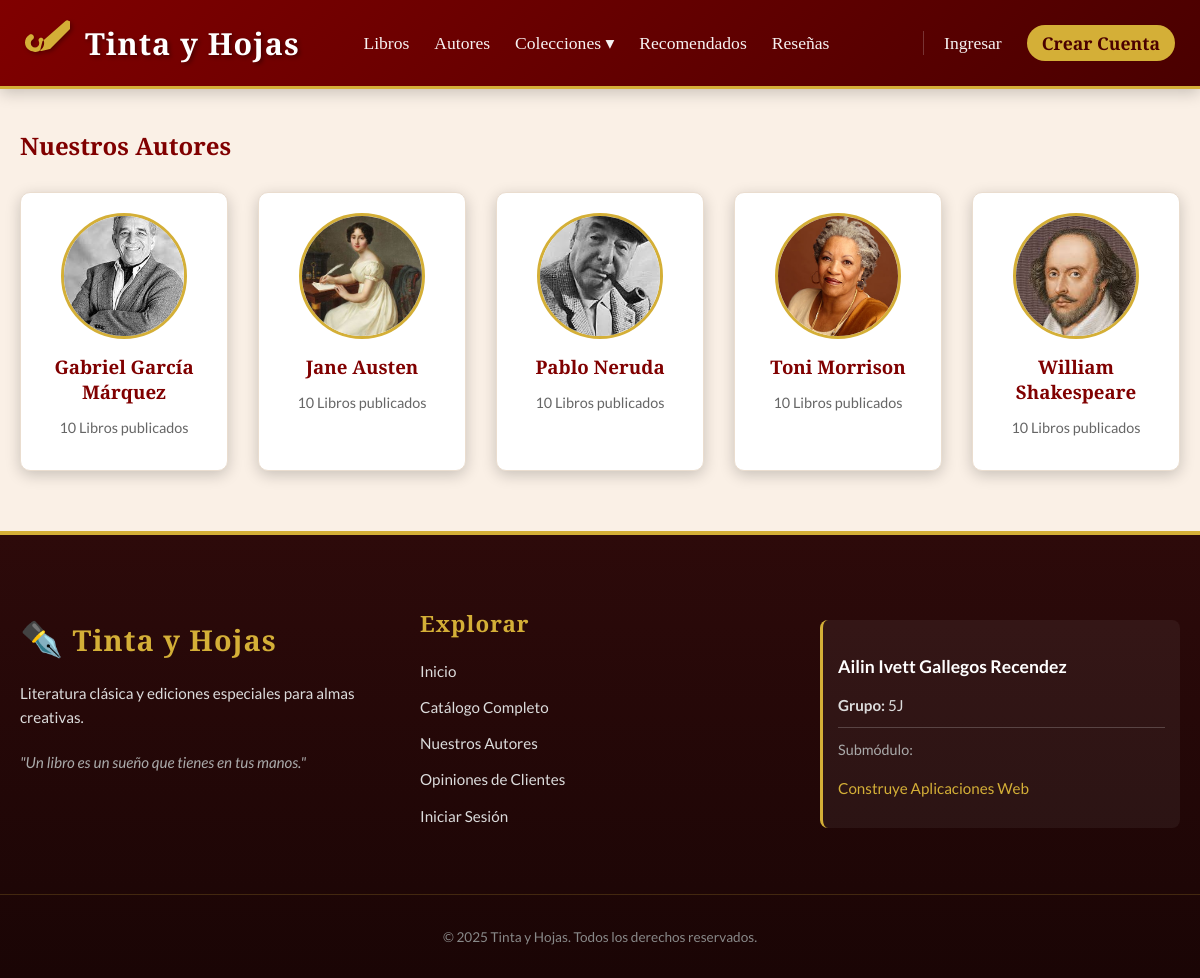
The page /autores/ on the database its author committed.
### tienda/models.py (models this page shows, shortened)
class Autor(models.Model):
    nombre = models.CharField(max_length=100, verbose_name="Nombre Completo")
    foto = models.ImageField(upload_to='autores/', verbose_name="Foto del Autor", null=True, blank=True)
    biografia = models.TextField(verbose_name="Biografía", blank=True)

### tienda/views.py (the view)
# urls.py: path('autores/', views.lista_autores, name='lista_autores'),
def lista_autores(request):
    autores = Autor.objects.all().order_by('nombre')
    return render(request, 'tienda/autores.html', {'autores': autores})

### tienda/context_processors.py (called while the page is built)
def menu_colecciones(request):
    return {'colecciones_menu': Coleccion.objects.all()}

### tienda/templates/tienda/autores.html (shortened to what this page needs)
{% extends 'tienda/base.html' %}
{% block content %}
<div style="display: flex; justify-content: space-between; align-items: center; margin-bottom: 30px;">
    <h2 style="color: #800000; margin: 0;">Nuestros Autores</h2>
</div>
<div style="display: grid; grid-template-columns: repeat(auto-fill, minmax(200px, 1fr)); gap: 30px;">
    {% for autor in autores %}
    <div class="card" style="text-align: center; padding: 20px; transition: transform 0.3s;">
        <a href="{% url 'detalle_autor' autor.id %}" style="text-decoration: none; color: inherit;">
            <div style="width: 120px; height: 120px; margin: 0 auto 15px; border-radius: 50%; overflow: hidden; border: 3px solid #D4AF37;">
                {% if autor.foto %}
                    <img src="{{ autor.foto.url }}" style="width: 100%; height: 100%; object-fit: cover;">
                {% else %}
                    <div style="width: 100%; height: 100%; background: #ddd; display: flex; align-items: center; justify-content: center; font-size: 2rem;">✒️</div>
                {% endif %}
            </div>
            <h3 style="margin: 10px 0; color: #800000;">{{ autor.nombre }}</h3>
            <p style="color: #666; font-size: 0.9rem;">{{ autor.libros.count }} Libros publicados</p>
        </a>
    </div>
    {% empty %}
    <p>No hay autores registrados.</p>
    {% endfor %}
</div>
{% endblock %}

### tienda/templates/tienda/base.html (shortened to what this page needs)
{% load static %}
<!DOCTYPE html>
<html lang="es">
<head>
</head>
<body>
    <header>
        <nav>
            <a href="{% url 'index' %}" class="logo-container">
                <div class="logo-icon">
                </div>
                <span class="logo-text">Tinta y Hojas</span>
            </a>
            <ul class="nav-links">
                <li><a href="{% url 'catalogo' %}">Libros</a></li>
                <li><a href="{% url 'lista_autores' %}">Autores</a></li>
                <li class="dropdown">
                    <a href="{% url 'lista_generos' %}" style="cursor: pointer;">Colecciones ▾</a>
                </li>
                <li><a href="{% url 'catalogo' %}?recomendados=true">Recomendados</a></li>
                <li><a href="{% url 'resenas' %}">Reseñas</a></li>
            </ul>
            <ul class="nav-links" style="margin-left: 30px; padding-left: 20px; border-left: 1px solid rgba(255,255,255,0.2);">
                {% if user.is_authenticated %}
                    {% if user.is_staff %}
                        <li>
                            <a href="{% url 'dashboard_admin' %}" title="Panel de Administración" style="color: var(--accent-color);">
                                🛠️
                            </a>
                        </li>
                    {% endif %}
                    <li>
                        <a href="{% url 'ver_carrito' %}" title="Ver Carrito">
                            🛒
                        </a>
                    </li>
                    <li class="dropdown">
                        <a href="#" style="font-size: 0.9rem;">Hola, {{ user.username }} ▾</a>
                        <div class="dropdown-content user-dropdown">
                            <a href="{% url 'mi_perfil' %}">👤 Mi Cuenta</a>
                            <a href="{% url 'logout' %}" style="color: #dc3545 !important;">🚪 Cerrar Sesión</a>
                        </div>
                    </li>
                {% else %}
                    <li><a href="{% url 'login' %}">Ingresar</a></li>
                    <li><a href="{% url 'registro' %}" style="background-color: var(--accent-color); color: #4a0000 !important; padding: 6px 15px; border-radius: 20px; font-weight: bold;">Crear Cuenta</a></li>
                {% endif %}
            </ul>
        </nav>
    </header>
    <main>
        {% block content %}
        {% endblock %}
    </main>
    <footer>
        <div class="footer-container">
            <div class="footer-section">
                <h3 style="font-size: 1.8rem;">
                    <span style="font-size: 1.2em;">✒️</span> Tinta y Hojas
                </h3>
                <p>
                    Literatura clásica y ediciones especiales para almas creativas.
                </p>
                <p style="margin-top: 20px; font-style: italic; color: #aaa;">
                    "Un libro es un sueño que tienes en tus manos."
                </p>
            </div>
            <div class="footer-section">
                <h3>Explorar</h3>
                <ul style="list-style: none; padding: 0;">
                    <li><a href="{% url 'index' %}">Inicio</a></li>
                    <li><a href="{% url 'catalogo' %}">Catálogo Completo</a></li>
                    <li><a href="{% url 'lista_autores' %}">Nuestros Autores</a></li>
                    <li><a href="{% url 'resenas' %}">Opiniones de Clientes</a></li>
                    {% if user.is_authenticated %}
                        <li><a href="{% url 'mi_perfil' %}">Mi Cuenta</a></li>
                    {% else %}
                        <li><a href="{% url 'login' %}">Iniciar Sesión</a></li>
                    {% endif %}
                </ul>
            </div>
            <div class="footer-section">
                <div class="student-info" style="margin-top: 35px;">
                    <p style="font-weight: bold; font-size: 1.1rem; color: #fff;">
                        Ailin Ivett Gallegos Recendez
                    </p>
                    <p style="margin: 5px 0;">
                        <strong>Grupo:</strong> 5J
                    </p>
                    <hr style="border: 0; border-top: 1px solid rgba(255,255,255,0.2); margin: 10px 0;">
                    <p style="margin: 0; font-size: 0.9rem; color: #aaa;">Submódulo:</p>
                    <p style="color: var(--accent-color);">
                        Construye Aplicaciones Web
                    </p>
                </div>
            </div>
        </div>
        <div class="footer-bottom">
            <p>&copy; 2025 Tinta y Hojas. Todos los derechos reservados.</p>
        </div>
    </footer>
</body>
</html>

### tienda/templates/tienda/base.html (style rules this page uses)
:root { --primary-color: #6d071a; --primary-gradient: linear-gradient(135deg, #800000 0%, #4a0000 100%); --secondary-color: #FAF0E6; --accent-color: #D4AF37; --text-color: #2c2c2c; --white: #ffffff; --shadow: 0 4px 15px rgba(0,0,0,0.2); }
body { font-family: 'Lato', sans-serif; background-color: var(--secondary-color); color: var(--text-color); margin: 0; padding: 0; display: flex; flex-direction: column; min-height: 100vh; }
header { background: var(--primary-gradient); padding: 1.2rem 0; box-shadow: var(--shadow); position: sticky; top: 0; z-index: 1000; border-bottom: 3px solid var(--accent-color); }
nav { display: flex; justify-content: space-between; align-items: center; max-width: 1200px; margin: 0 auto; padding: 0 25px; }
.logo-container { display: flex; align-items: center; gap: 15px; text-decoration: none; }
.logo-text { font-family: 'Cinzel Decorative', cursive; font-size: 1.9rem; color: var(--white); letter-spacing: 1px; text-shadow: 2px 2px 4px rgba(0,0,0,0.4); font-weight: 700; }
.logo-icon svg { fill: var(--accent-color); height: 45px; width: 45px; filter: drop-shadow(2px 2px 2px rgba(0,0,0,0.3)); }
.nav-links { list-style: none; display: flex; gap: 25px; align-items: center; margin: 0; padding: 0; }
.nav-links a { color: rgba(255,255,255,0.95); text-decoration: none; font-family: 'Playfair Display', serif; font-size: 1.1rem; font-weight: 500; position: relative; transition: color 0.3s; padding: 5px 0; }
.nav-links a::after { content: ''; position: absolute; width: 0; height: 2px; bottom: 0; left: 0; background-color: var(--accent-color); transition: width 0.3s ease; }
.dropdown { position: relative; }
.dropdown::after { content: ''; position: absolute; height: 20px; width: 100%; bottom: -20px; left: 0; }
main { flex: 1; max-width: 1200px; width: 100%; margin: 40px auto; padding: 0 20px; box-sizing: border-box; }
h1, h2, h3 { color: var(--primary-color); font-family: 'Playfair Display', serif; }
.card { background: var(--white); padding: 25px; border-radius: 10px; box-shadow: var(--shadow); border: 1px solid #eaddcf; margin-bottom: 20px; }
footer { background: linear-gradient(to top, #1a0505, #2d0a0a); color: #dcdcdc; padding-top: 50px; padding-bottom: 20px; margin-top: auto; border-top: 4px solid var(--accent-color); font-family: 'Lato', sans-serif; }
.footer-container { max-width: 1200px; margin: 0 auto; padding: 0 20px; display: grid; grid-template-columns: repeat(auto-fit, minmax(250px, 1fr)); gap: 40px; }
.footer-section h3 { font-family: 'Cinzel Decorative', cursive; color: var(--accent-color); font-size: 1.4rem; margin-bottom: 20px; letter-spacing: 1px; }
.footer-section p, .footer-section li { margin-bottom: 12px; line-height: 1.6; font-size: 0.95rem; }
.footer-section a { color: #dcdcdc; text-decoration: none; transition: color 0.3s; }
.student-info { background-color: rgba(255, 255, 255, 0.05); padding: 15px; border-radius: 8px; border-left: 3px solid var(--accent-color); margin-top: 10px; }
.footer-bottom { text-align: center; margin-top: 50px; padding-top: 20px; border-top: 1px solid rgba(212, 175, 55, 0.2); font-size: 0.85rem; color: #888; }

### rows shown on the page
Autor: foto (picture), nombre "Gabriel García Márquez", libros.count "10"
Autor: foto (picture), nombre "Jane Austen", libros.count "10"
Autor: foto (picture), nombre "Pablo Neruda", libros.count "10"
Autor: foto (picture), nombre "Toni Morrison", libros.count "10"
Autor: foto (picture), nombre "William Shakespeare", libros.count "10"
